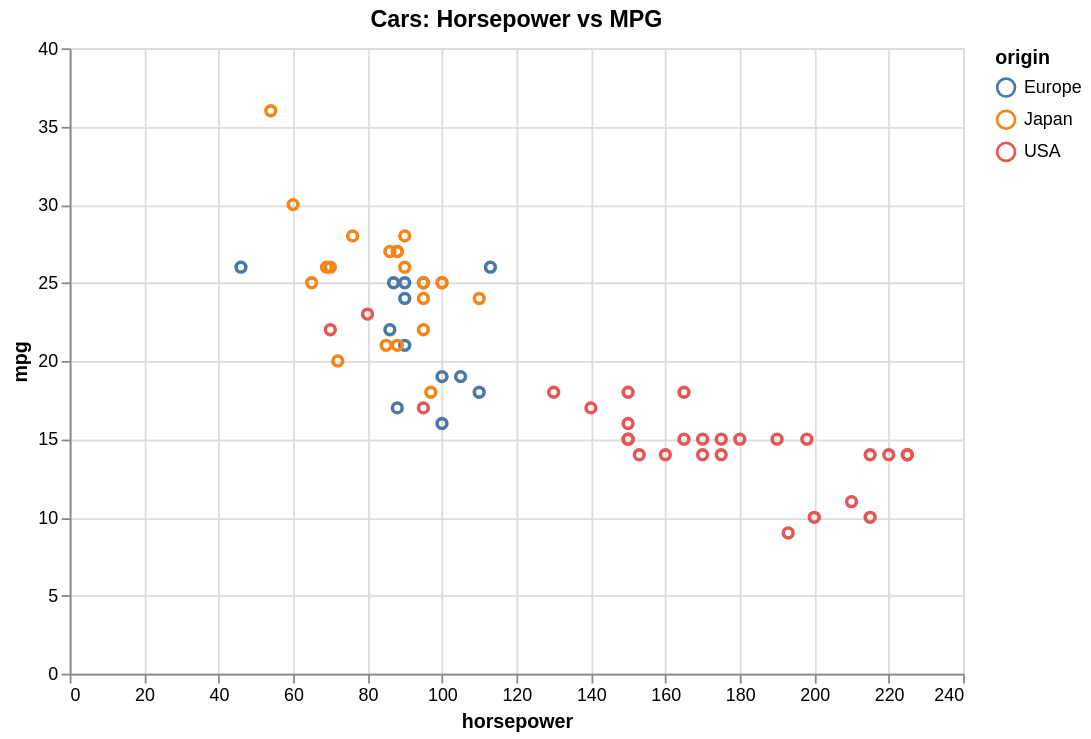

Express this chart as Vega-Lite.
### Vega-Lite specification from a JSON file in a GitHub repository (floating-point values rounded to 4 significant figures)
{"$schema": "https://vega.github.io/schema/vega-lite/v5.json", "height": 350, "encoding": {"tooltip": [{"field": "horsepower", "type": "quantitative"}, {"field": "origin", "type": "nominal"}, {"field": "mpg", "type": "quantitative"}], "x": {"field": "horsepower", "type": "quantitative"}, "color": {"field": "origin", "type": "nominal"}, "opacity": {"condition": {"param": "legend_selection", "value": 1, "empty": true}, "value": 0.15}, "y": {"field": "mpg", "type": "quantitative"}}, "data": {"values": [{"horsepower": 130, "acceleration": 12.0, "weight": 3504, "mpg": 18, "cylinders": 8, "origin": "USA"}, {"horsepower": 165, "acceleration": 11.5, "weight": 3693, "mpg": 15, "cylinders": 8, "origin": "USA"}, {"horsepower": 150, "acceleration": 11.0, "weight": 3436, "mpg": 18, "cylinders": 8, "origin": "USA"}, {"horsepower": 150, "acceleration": 12.0, "weight": 3433, "mpg": 16, "cylinders": 8, "origin": "USA"}, {"horsepower": 140, "acceleration": 10.5, "weight": 3449, "mpg": 17, "cylinders": 8, "origin": "USA"}, {"horsepower": 198, "acceleration": 10.0, "weight": 4341, "mpg": 15, "cylinders": 8, "origin": "USA"}, {"horsepower": 220, "acceleration": 9.0, "weight": 4354, "mpg": 14, "cylinders": 8, "origin": "USA"}, {"horsepower": 215, "acceleration": 8.5, "weight": 4312, "mpg": 14, "cylinders": 8, "origin": "USA"}, {"horsepower": 225, "acceleration": 10.0, "weight": 4425, "mpg": 14, "cylinders": 8, "origin": "USA"}, {"horsepower": 190, "acceleration": 8.5, "weight": 3850, "mpg": 15, "cylinders": 8, "origin": "USA"}, {"horsepower": 170, "acceleration": 10.0, "weight": 3563, "mpg": 15, "cylinders": 8, "origin": "USA"}, {"horsepower": 160, "acceleration": 8.0, "weight": 3609, "mpg": 14, "cylinders": 8, "origin": "USA"}, {"horsepower": 150, "acceleration": 9.5, "weight": 3761, "mpg": 15, "cylinders": 8, "origin": "USA"}, {"horsepower": 225, "acceleration": 10.0, "weight": 3086, "mpg": 14, "cylinders": 8, "origin": "USA"}, {"horsepower": 95, "acceleration": 15.0, "weight": 2372, "mpg": 24, "cylinders": 4, "origin": "Japan"}, {"horsepower": 95, "acceleration": 15.5, "weight": 2833, "mpg": 22, "cylinders": 4, "origin": "Japan"}, {"horsepower": 97, "acceleration": 15.5, "weight": 2774, "mpg": 18, "cylinders": 4, "origin": "Japan"}, {"horsepower": 85, "acceleration": 16.0, "weight": 2587, "mpg": 21, "cylinders": 4, "origin": "Japan"}, {"horsepower": 88, "acceleration": 14.5, "weight": 2130, "mpg": 27, "cylinders": 4, "origin": "Japan"}, {"horsepower": 46, "acceleration": 20.5, "weight": 1835, "mpg": 26, "cylinders": 4, "origin": "Europe"}, {"horsepower": 87, "acceleration": 17.5, "weight": 2672, "mpg": 25, "cylinders": 4, "origin": "Europe"}, {"horsepower": 90, "acceleration": 15.0, "weight": 2430, "mpg": 24, "cylinders": 4, "origin": "Europe"}, {"horsepower": 95, "acceleration": 17.5, "weight": 2375, "mpg": 25, "cylinders": 4, "origin": "Europe"}, {"horsepower": 113, "acceleration": 15.5, "weight": 2234, "mpg": 26, "cylinders": 4, "origin": "Europe"}, {"horsepower": 90, "acceleration": 18.5, "weight": 2648, "mpg": 21, "cylinders": 4, "origin": "Europe"}, {"horsepower": 215, "acceleration": 14.0, "weight": 4615, "mpg": 10, "cylinders": 8, "origin": "USA"}, {"horsepower": 200, "acceleration": 13.0, "weight": 4376, "mpg": 10, "cylinders": 8, "origin": "USA"}, {"horsepower": 210, "acceleration": 13.5, "weight": 4382, "mpg": 11, "cylinders": 8, "origin": "USA"}, {"horsepower": 193, "acceleration": 18.0, "weight": 4732, "mpg": 9, "cylinders": 8, "origin": "USA"}, {"horsepower": 88, "acceleration": 14.5, "weight": 2130, "mpg": 27, "cylinders": 4, "origin": "Japan"}, {"horsepower": 90, "acceleration": 13.5, "weight": 2264, "mpg": 28, "cylinders": 4, "origin": "Japan"}, {"horsepower": 95, "acceleration": 15.5, "weight": 2228, "mpg": 25, "cylinders": 4, "origin": "Japan"}, {"horsepower": 100, "acceleration": 19.0, "weight": 2046, "mpg": 25, "cylinders": 4, "origin": "Japan"}, {"horsepower": 105, "acceleration": 13.0, "weight": 2634, "mpg": 19, "cylinders": 4, "origin": "Europe"}, {"horsepower": 100, "acceleration": 15.5, "weight": 2702, "mpg": 16, "cylinders": 4, "origin": "Europe"}, {"horsepower": 88, "acceleration": 16.5, "weight": 2875, "mpg": 17, "cylinders": 4, "origin": "Europe"}, {"horsepower": 100, "acceleration": 17.0, "weight": 2901, "mpg": 19, "cylinders": 4, "origin": "Europe"}, {"horsepower": 165, "acceleration": 11.0, "weight": 3353, "mpg": 18, "cylinders": 6, "origin": "USA"}, {"horsepower": 175, "acceleration": 11.5, "weight": 3169, "mpg": 14, "cylinders": 6, "origin": "USA"}, {"horsepower": 153, "acceleration": 12.5, "weight": 2906, "mpg": 14, "cylinders": 6, "origin": "USA"}, {"horsepower": 150, "acceleration": 13.5, "weight": 3380, "mpg": 15, "cylinders": 6, "origin": "USA"}, {"horsepower": 180, "acceleration": 12.0, "weight": 3740, "mpg": 15, "cylinders": 8, "origin": "USA"}, {"horsepower": 170, "acceleration": 11.0, "weight": 4080, "mpg": 14, "cylinders": 8, "origin": "USA"}, {"horsepower": 175, "acceleration": 11.5, "weight": 3645, "mpg": 15, "cylinders": 8, "origin": "USA"}, {"horsepower": 110, "acceleration": 14.0, "weight": 2585, "mpg": 24, "cylinders": 4, "origin": "Japan"}, {"horsepower": 72, "acceleration": 19.0, "weight": 2310, "mpg": 20, "cylinders": 4, "origin": "Japan"}, {"horsepower": 100, "acceleration": 15.0, "weight": 2472, "mpg": 25, "cylinders": 4, "origin": "Japan"}, {"horsepower": 88, "acceleration": 16.0, "weight": 2265, "mpg": 21, "cylinders": 4, "origin": "Japan"}, {"horsepower": 86, "acceleration": 19.5, "weight": 2110, "mpg": 27, "cylinders": 4, "origin": "Japan"}, {"horsepower": 90, "acceleration": 14.5, "weight": 2800, "mpg": 26, "cylinders": 4, "origin": "Japan"}, {"horsepower": 70, "acceleration": 19.5, "weight": 2110, "mpg": 26, "cylinders": 4, "origin": "Japan"}, {"horsepower": 76, "acceleration": 17.0, "weight": 2085, "mpg": 28, "cylinders": 4, "origin": "Japan"}, {"horsepower": 65, "acceleration": 17.0, "weight": 2245, "mpg": 25, "cylinders": 4, "origin": "Japan"}, {"horsepower": 69, "acceleration": 15.0, "weight": 1965, "mpg": 26, "cylinders": 4, "origin": "Japan"}, {"horsepower": 60, "acceleration": 17.0, "weight": 1755, "mpg": 30, "cylinders": 4, "origin": "Japan"}, {"horsepower": 70, "acceleration": 14.0, "weight": 2815, "mpg": 22, "cylinders": 6, "origin": "USA"}, {"horsepower": 95, "acceleration": 12.5, "weight": 3210, "mpg": 17, "cylinders": 6, "origin": "USA"}, {"horsepower": 80, "acceleration": 13.5, "weight": 3380, "mpg": 23, "cylinders": 6, "origin": "USA"}, {"horsepower": 54, "acceleration": 15.5, "weight": 1760, "mpg": 36, "cylinders": 4, "origin": "Japan"}, {"horsepower": 90, "acceleration": 14.0, "weight": 2130, "mpg": 25, "cylinders": 4, "origin": "Europe"}, {"horsepower": 86, "acceleration": 15.5, "weight": 2205, "mpg": 22, "cylinders": 4, "origin": "Europe"}, {"horsepower": 110, "acceleration": 13.5, "weight": 2245, "mpg": 18, "cylinders": 4, "origin": "Europe"}]}, "title": "Cars: Horsepower vs MPG", "width": 500, "mark": "point", "params": [{"name": "legend_selection", "bind": "legend", "select": {"fields": ["origin"], "type": "point"}}, {"name": "hover_nearest", "select": {"nearest": true, "on": "pointerover", "type": "point"}}]}
